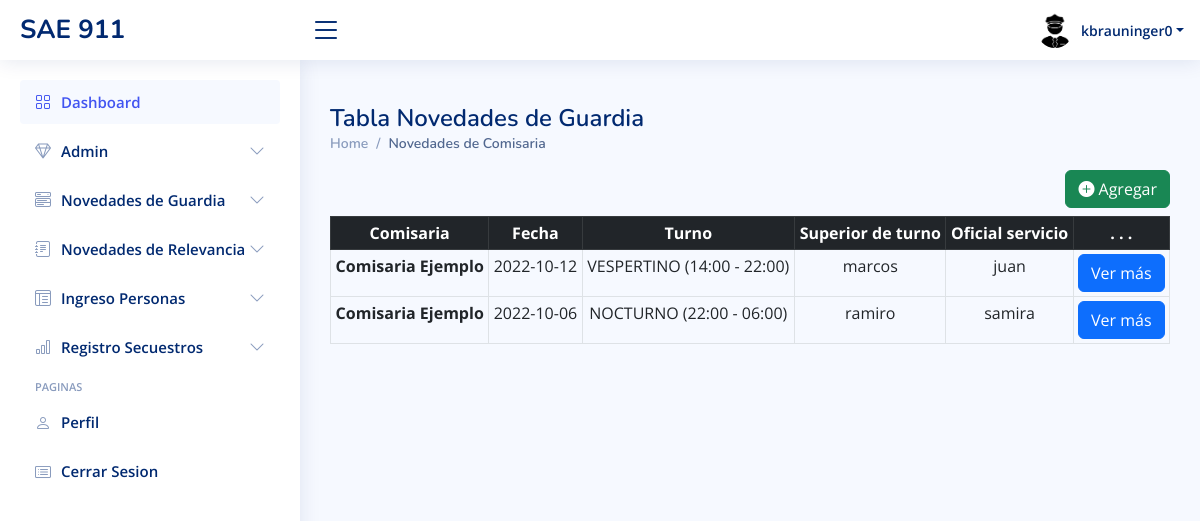
/novedades-tabla.php (signed in), run on the app's committed database.
### tables this page shows
CREATE TABLE `novedades_de_guardia` (
  `id` int NOT NULL,
  `idUsuario` int NOT NULL,
  `idComisaria` int NOT NULL,
  `fecha` date NOT NULL,
  `turno` varchar(30) NOT NULL,
  `superior_de_turno` varchar(100) NOT NULL,
  `oficial_servicio` varchar(100) NOT NULL,
  `personas_de_guardia` int NOT NULL,
  `motoristas` int NOT NULL,
  `mov_funcionamiento` varchar(250) NOT NULL,
  `mov_fuera_de_servicio` varchar(250) NOT NULL,
  `detenidos_causa_federal` int NOT NULL,
  `detenidos_justicia_ordinaria` int NOT NULL,
  `arres_averiguacion_de_hecho` int NOT NULL,
  `aprehendidos` int NOT NULL,
  `arres_averiguacion_actividades` int NOT NULL,
  `arres_info_codigo_de_faltas` int NOT NULL,
  `demorados` int NOT NULL,
  `eliminado` tinyint NOT NULL DEFAULT '0'
);

### novedades-tabla.php (the view, shortened to what this page needs)
<?php
  include 'conexion.php';
  $nombreComisaria = "Comisaria Ejemplo";
  $consultaDatosNovedadesDeGuardia="SELECT * FROM novedades_de_guardia  WHERE (eliminado < 1)";
  $resultado=mysqli_query($conexion,$consultaDatosNovedadesDeGuardia);
?>
<!DOCTYPE html>
<html lang="en">
<head>
  <link href="assets/vendor/bootstrap/css/bootstrap.min.css" rel="stylesheet">
  <link href="assets/vendor/bootstrap-icons/bootstrap-icons.css" rel="stylesheet">
  <link href="assets/vendor/boxicons/css/boxicons.min.css" rel="stylesheet">
  <link href="assets/vendor/quill/quill.snow.css" rel="stylesheet">
  <link href="assets/vendor/quill/quill.bubble.css" rel="stylesheet">
  <link href="assets/vendor/remixicon/remixicon.css" rel="stylesheet">
  <link href="assets/vendor/simple-datatables/style.css" rel="stylesheet">
  <link href="assets/css/style.css" rel="stylesheet">
</head>
<body>
  <?php include("./template/dashboard.php")?>
  <?php  if($_SESSION['rol'] == 1){
      include ("./template/admin.php");
    }else{
      include ("./template/usuario.php");
    }
  ?>
  <main id="main" class="main">
    <div class="pagetitle">
        <h1>Tabla Novedades de Guardia</h1>
        <nav>
          <ol class="breadcrumb">
            <li class="breadcrumb-item"><a href="inicio-dashboard.html">Home</a></li>
            <li class="breadcrumb-item active">Novedades de Comisaria</li>
          </ol>
        </nav>
    </div>
    <button type="button" class="btn btn-success float-end mb-2" data-bs-toggle="modal" data-bs-target="#staticBackdrop">
      <i class="bi bi-plus-circle-fill"></i>
      Agregar
    </button>
    <table class="table table-sm table-hover table-bordered text-center">
      <thead class="table-dark">
        <tr>
          <th scope="col">Comisaria</th>
          <th scope="col">Fecha</th>
          <th scope="col">Turno</th>
          <th scope="col">Superior de turno</th>
          <th scope="col">Oficial servicio</th>
          <th scope="col">. . .</th>
        </tr>
      </thead>
      <tbody>
          <?php
            while ($row = $resultado->fetch_assoc()) {
          ?>
        <tr>
          <th scope="row"><?php echo $nombreComisaria;?></th>
          <td><?php echo $row['fecha'] ?></td>
          <td><?php echo $row['turno'] ?></td>
          <td><?php echo $row['superior_de_turno'] ?></td>
          <td><?php echo $row['oficial_servicio'] ?></td>
          <td>
            <a class="btn btn-primary" href="novedades-ver-mas.php?id=<?php echo $row['id']?>">Ver más</a>
          </td>
        </tr>
        <?php
            }
          ?>
      </tbody>
    </table>
  </main>
</body>
</html>

### assets/css/style.css (style rules this page uses)
:root { scroll-behavior: smooth; }
body { font-family: "Open Sans", sans-serif; background: #f6f9ff; color: #444444; }
a { color: #4154f1; text-decoration: none; }
h1, h2, h3, h4, h5, h6 { font-family: "Nunito", sans-serif; }
#main { margin-top: 60px; padding: 20px 30px; transition: all 0.3s; }
.pagetitle { margin-bottom: 10px; }
.pagetitle h1 { font-size: 24px; margin-bottom: 0; font-weight: 600; color: #012970; }
.breadcrumb { font-size: 14px; font-family: "Nunito", sans-serif; color: #899bbd; font-weight: 600; }
.breadcrumb a { color: #899bbd; transition: 0.3s; }
.breadcrumb .breadcrumb-item::before { color: #899bbd; }
.breadcrumb .active { color: #51678f; font-weight: 600; }
@media (min-width: 1200px) { #main, #footer { margin-left: 300px; } }

### data on the page
novedades_de_guardia: fecha "2022-10-12", turno "VESPERTINO (14:00 - 22:00)", superior_de_turno "marcos", oficial_servicio "juan"
novedades_de_guardia: fecha "2022-10-06", turno "NOCTURNO (22:00 - 06:00)", superior_de_turno "ramiro", oficial_servicio "samira"

### other printed values
$_SESSION['usuario'] "kbrauninger0"
